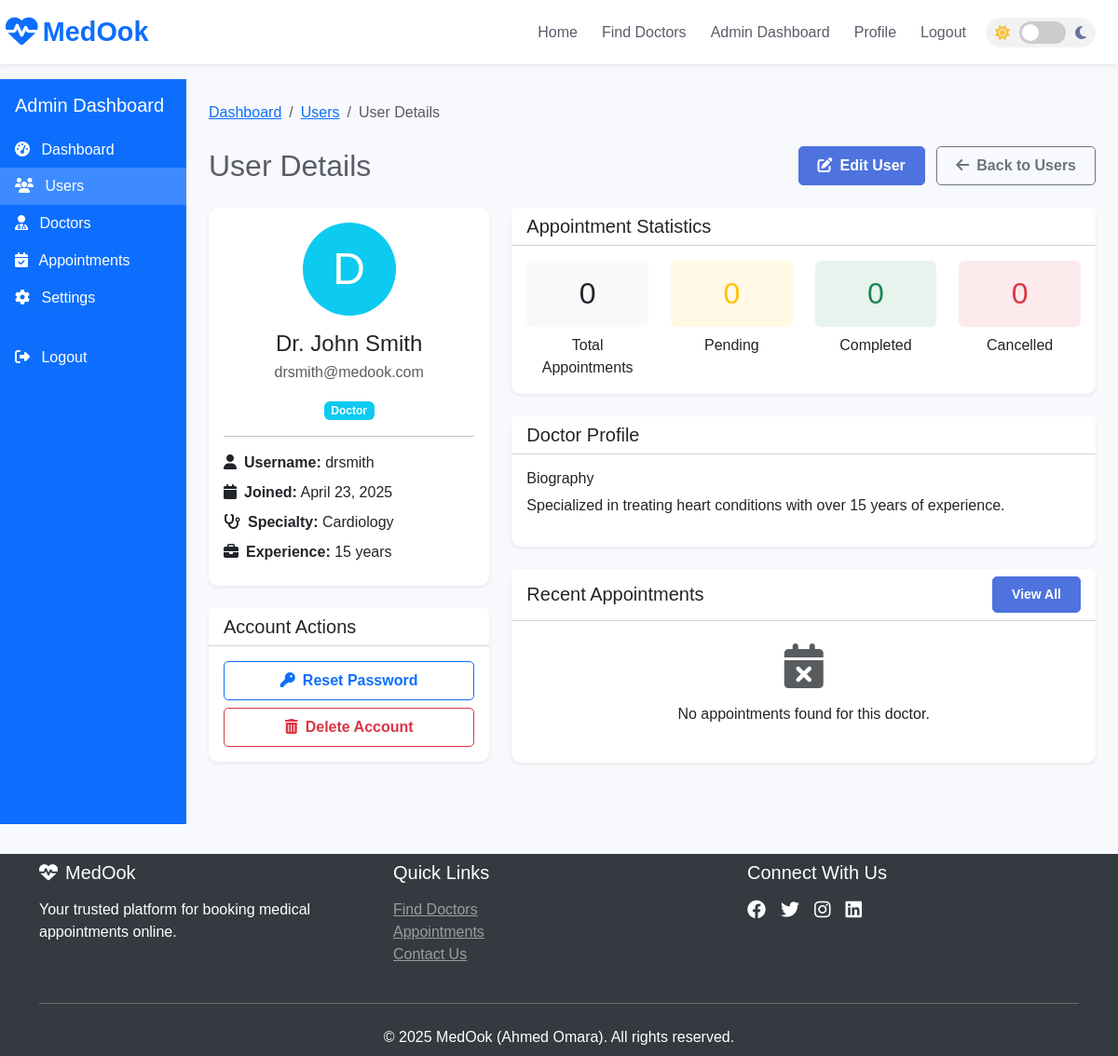
Page /pages/admin/view_user.php?id=2 (signed in) on the committed database.
### tables this page shows
CREATE TABLE IF NOT EXISTS users (
    id INT AUTO_INCREMENT PRIMARY KEY,
    username VARCHAR(50) NOT NULL UNIQUE,
    password VARCHAR(255) NOT NULL,
    email VARCHAR(100) NOT NULL UNIQUE,
    full_name VARCHAR(100) NOT NULL,
    role ENUM('patient', 'doctor', 'admin') NOT NULL DEFAULT 'patient',
    created_at TIMESTAMP DEFAULT CURRENT_TIMESTAMP
);

CREATE TABLE IF NOT EXISTS doctors (
    id INT AUTO_INCREMENT PRIMARY KEY,
    user_id INT NOT NULL,
    specialty VARCHAR(100) NOT NULL,
    bio TEXT,
    experience INT,
    profile_image VARCHAR(255),
    FOREIGN KEY (user_id) REFERENCES users(id) ON DELETE CASCADE
);

### pages/admin/view_user.php (the view, shortened to what the rows shown need)
<?php
require_once __DIR__ . '/../../includes/header.php';
require_once __DIR__ . '/../../config/db_config.php';
$user_id = isset($_GET['id']) ? intval($_GET['id']) : 0;
$sql = "SELECT * FROM users WHERE id = ?";
$stmt = $conn->prepare($sql);
$stmt->bind_param("i", $user_id);
$stmt->execute();
$result = $stmt->get_result();
$user = $result->fetch_assoc();
$appointmentStats = [];
$doctorDetails = null;
if ($user['role'] === 'doctor') {
    $doctorSql = "SELECT * FROM doctors WHERE user_id = ?";
    $doctorStmt = $conn->prepare($doctorSql);
    $doctorStmt->bind_param("i", $user_id);
    $doctorStmt->execute();
    $doctorResult = $doctorStmt->get_result();
    if ($doctorResult->num_rows > 0) {
        $doctorDetails = $doctorResult->fetch_assoc();
        $doctorStatsSql = "SELECT
                            COUNT(*) as total,
                            SUM(CASE WHEN status = 'pending' THEN 1 ELSE 0 END) as pending,
                            SUM(CASE WHEN status = 'confirmed' THEN 1 ELSE 0 END) as confirmed,
                            SUM(CASE WHEN status = 'completed' THEN 1 ELSE 0 END) as completed,
                            SUM(CASE WHEN status = 'cancelled' THEN 1 ELSE 0 END) as cancelled
                        FROM appointments
                        WHERE doctor_id = ?";
        $doctorStatsStmt = $conn->prepare($doctorStatsSql);
        $doctorStatsStmt->bind_param("i", $doctorDetails['id']);
        $doctorStatsStmt->execute();
        $appointmentStats = $doctorStatsStmt->get_result()->fetch_assoc();
    }
}
?>
<div class="container-fluid">
    <div class="row">
        <div class="col-md-9 col-lg-10 p-4">
            <div class="d-flex justify-content-between align-items-center mb-4">
                <h2 class="mb-0">User Details</h2>
            </div>
            <div class="row">
                <div class="col-lg-4 mb-4">
                    <div class="card shadow-sm">
                        <div class="card-body text-center">
                            <div class="mb-3">
                                <?php
                                $initials = strtoupper(substr($user['full_name'], 0, 1));
                                $bgClass = '';
                                switch ($user['role']) {
                                    case 'doctor':
                                        $bgClass = 'bg-info';
                                        break;
                                }
                                ?>
                                <div class="rounded-circle <?php echo $bgClass; ?> text-white d-flex align-items-center justify-content-center mx-auto" style="width: 100px; height: 100px; font-size: 3rem;">
                                    <?php echo $initials; ?>
                                </div>
                            </div>
                            <h4 class="card-title mb-1"><?php echo htmlspecialchars($user['full_name']); ?></h4>
                            <p class="text-muted mb-3"><?php echo htmlspecialchars($user['email']); ?></p>
                            <?php
                            switch ($user['role']) {
                                case 'doctor':
                                    echo '<span class="badge bg-info">Doctor</span>';
                                    break;
                            }
                            ?>
                            <hr>
                            <div class="text-start">
                                <p class="mb-2">
                                    <strong><i class="fas fa-user me-2"></i>Username:</strong>
                                    <?php echo htmlspecialchars($user['username']); ?>
                                </p>
                                <p class="mb-2">
                                    <strong><i class="fas fa-calendar me-2"></i>Joined:</strong>
                                    <?php echo date('F d, Y', strtotime($user['created_at'])); ?>
                                </p>
                                <?php if ($user['role'] === 'doctor' && $doctorDetails): ?>
                                    <p class="mb-2">
                                        <strong><i class="fas fa-stethoscope me-2"></i>Specialty:</strong>
                                        <?php echo htmlspecialchars($doctorDetails['specialty']); ?>
                                    </p>
                                    <p class="mb-2">
                                        <strong><i class="fas fa-briefcase me-2"></i>Experience:</strong>
                                        <?php echo $doctorDetails['experience']; ?> years
                                    </p>
                                <?php endif; ?>
                            </div>
                        </div>
                    </div>
                </div>
                <div class="col-lg-8">
                    <?php if ($user['role'] === 'doctor' || $user['role'] === 'patient'): ?>
                        <div class="card shadow-sm mb-4">
                            <div class="card-body">
                                <div class="row">
                                    <div class="col-md-3 text-center mb-3 mb-md-0">
                                        <div class="p-3 rounded bg-light mb-2">
                                            <h2 class="mb-0"><?php echo $appointmentStats['total'] ?? 0; ?></h2>
                                        </div>
                                    </div>
                                    <div class="col-md-3 text-center mb-3 mb-md-0">
                                        <div class="p-3 rounded bg-warning bg-opacity-10 mb-2">
                                            <h2 class="mb-0 text-warning"><?php echo $appointmentStats['pending'] ?? 0; ?></h2>
                                        </div>
                                    </div>
                                    <div class="col-md-3 text-center mb-3 mb-md-0">
                                        <div class="p-3 rounded bg-success bg-opacity-10 mb-2">
                                            <h2 class="mb-0 text-success"><?php echo $appointmentStats['confirmed'] + ($appointmentStats['completed'] ?? 0); ?></h2>
                                        </div>
                                    </div>
                                    <div class="col-md-3 text-center">
                                        <div class="p-3 rounded bg-danger bg-opacity-10 mb-2">
                                            <h2 class="mb-0 text-danger"><?php echo $appointmentStats['cancelled'] ?? 0; ?></h2>
                                        </div>
                                    </div>
                                </div>
                            </div>
                        </div>
                    <?php endif; ?>
                    <?php if ($user['role'] === 'doctor' && $doctorDetails): ?>
                        <div class="card shadow-sm mb-4">
                            <div class="card-header bg-white">
                                <h5 class="card-title mb-0">Doctor Profile</h5>
                            </div>
                            <div class="card-body">
                                <h6>Biography</h6>
                                <p><?php echo nl2br(htmlspecialchars($doctorDetails['bio'] ?? 'No biography provided.')); ?></p>
                            </div>
                        </div>
                        <div class="card shadow-sm">
                            <div class="card-header bg-white d-flex justify-content-between align-items-center">
                                <h5 class="card-title mb-0">Recent Appointments</h5>
                                <a href="appointments.php?doctor_id=<?php echo $doctorDetails['id']; ?>" class="btn btn-sm btn-primary">
                                    View All
                                </a>
                            </div>
                            <div class="card-body p-0">
                                <?php
                                $recentAppSql = "SELECT a.*, u.full_name as patient_name
                                                 FROM appointments a
                                                 JOIN users u ON a.patient_id = u.id
                                                 WHERE a.doctor_id = ?
                                                 ORDER BY a.appointment_date DESC, a.appointment_time DESC
                                                 LIMIT 5";
                                $recentAppStmt = $conn->prepare($recentAppSql);
                                $recentAppStmt->bind_param("i", $doctorDetails['id']);
                                $recentAppStmt->execute();
                                $recentAppointments = $recentAppStmt->get_result();
                                if ($recentAppointments->num_rows > 0):
                                ?>
                                    <div class="table-responsive">
                                        <table class="table table-hover mb-0">
                                            <thead class="table-light">
                                                <tr>
                                                    <th>Patient</th>
                                                    <th>Date</th>
                                                    <th>Time</th>
                                                    <th>Status</th>
                                                </tr>
                                            </thead>
                                            <tbody>
                                                <?php while ($app = $recentAppointments->fetch_assoc()): ?>
                                                    <tr>
                                                        <td><?php echo htmlspecialchars($app['patient_name']); ?></td>
                                                        <td><?php echo date('M d, Y', strtotime($app['appointment_date'])); ?></td>
                                                        <td><?php echo date('h:i A', strtotime($app['appointment_time'])); ?></td>
                                                        <td>
                                                            <?php
                                                            switch ($app['status']) {
                                                                case 'pending':
                                                                    echo '<span class="badge bg-warning text-dark">Pending</span>';
                                                                    break;
                                                                case 'confirmed':
                                                                    echo '<span class="badge bg-success">Confirmed</span>';
                                                                    break;
                                                                case 'cancelled':
                                                                    echo '<span class="badge bg-danger">Cancelled</span>';
                                                                    break;
                                                                case 'completed':
                                                                    echo '<span class="badge bg-info">Completed</span>';
                                                                    break;
                                                                default:
                                                                    echo '<span class="badge bg-secondary">Unknown</span>';
                                                            }
                                                            ?>
                                                        </td>
                                                    </tr>
                                                <?php endwhile; ?>
                                            </tbody>
                                        </table>
                                    </div>
                                <?php else: ?>
                                    <div class="text-center py-4">
                                        <i class="fas fa-calendar-times fa-3x text-muted mb-3"></i>
                                        <p>No appointments found for this doctor.</p>
                                    </div>
                                <?php endif; ?>
                            </div>
                        </div>
                    <?php endif; ?>
                </div>
            </div>
        </div>
    </div>
</div>
<?php
require_once __DIR__ . '/../../includes/footer.php';
?>

### rows in the picture
users: full_name "D", full_name "Dr. John Smith", email "drsmith@medook.com", username "drsmith", created_at "April 23, 2025"
doctors: specialty "Cardiology", experience "15", bio "Specialized in treating heart conditions with over 15 years of experience."

### other values in the picture
$appointmentStats['total'] "0"
$appointmentStats['pending'] "0"
$appointmentStats['confirmed'] + ($appointmentStats['completed'] ?? 0) "0"
$appointmentStats['cancelled'] "0"
